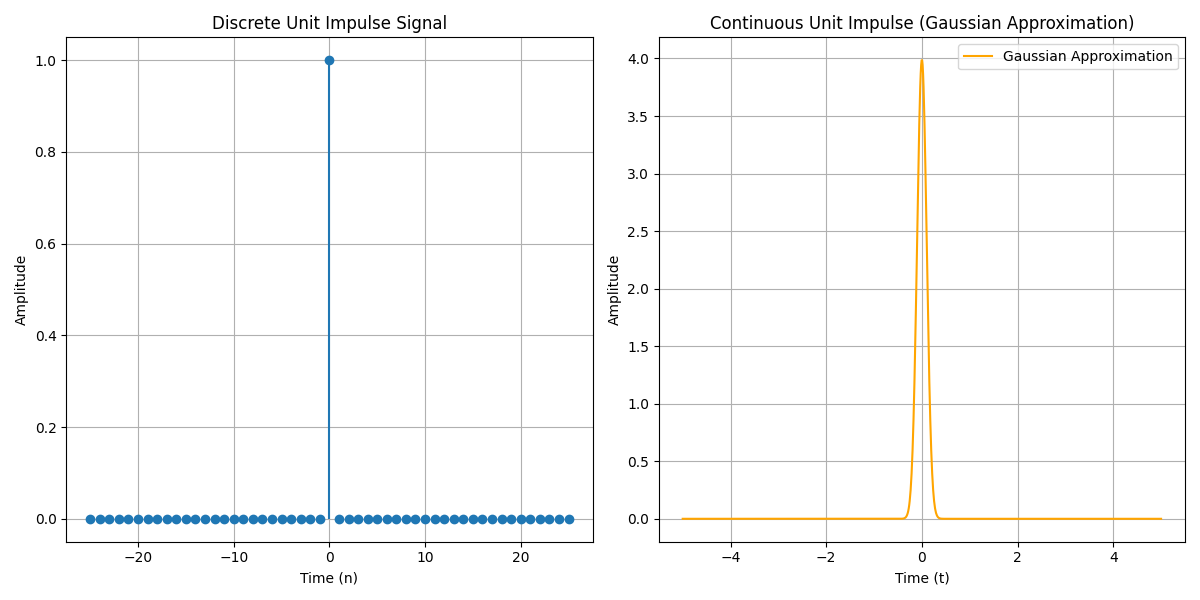

The script that drew this image:
import numpy as np
import matplotlib.pyplot as plt

# discrete signal: n, spanning from -25 to 25 (inclusive) for
n_values = np.arange(-25, 26)

# discrete impulse: Initialize the unit impulse signal as an array of zeros
unit_impulse = np.zeros_like(n_values)
# Setting the impulse at the zero index
unit_impulse[n_values == 0] = 1

# Continuous impulse (Gaussian approximation of Dirac delta)
t_values = np.linspace(-5, 5, 1000)  # Create time axis for continuous signal
sigma = 0.1  # Standard deviation
continuous_impulse = np.exp(-0.5 * (t_values / sigma)**2) / (sigma * np.sqrt(2 * np.pi))

# Plotting both the discrete and continuous impulse signals

# Plot the discrete unit impulse signal
plt.figure(figsize=(12, 6))

plt.subplot(1, 2, 1)
plt.stem(n_values, unit_impulse, basefmt=" ")
plt.title('Discrete Unit Impulse Signal')
plt.xlabel('Time (n)')
plt.ylabel('Amplitude')
plt.grid(True)

# Plot the continuous Gaussian approximation of impulse
plt.subplot(1, 2, 2)
plt.plot(t_values, continuous_impulse, color='orange', label="Gaussian Approximation")
plt.title('Continuous Unit Impulse (Gaussian Approximation)')
plt.xlabel('Time (t)')
plt.ylabel('Amplitude')
plt.grid(True)
plt.legend()

plt.tight_layout()
plt.show()
